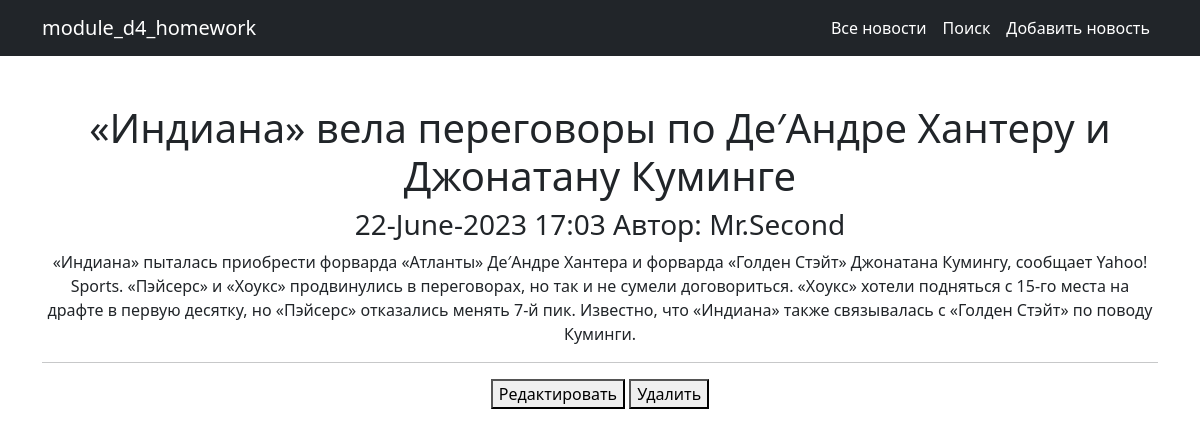
Screenshot of /news/8 with the database file from the repository.
### news/models.py (models this page shows, shortened)
class Post(models.Model):
    news = 'NW'
    article = 'AR'
    TYPES = [
        (news, 'Новость'),
        (article, 'Статья'),
    ]
    author = models.ForeignKey(Author, on_delete=models.CASCADE)
    categoryType = models.CharField(max_length=2, choices=TYPES, default=news)
    dateCreation = models.DateTimeField(auto_now_add=True)
    postCategory = models.ManyToManyField(Category, through='PostCategory')
    title = models.CharField(max_length=128)
    text = models.TextField()
    rating = models.SmallIntegerField(default=0)

class Author(models.Model):
    authorUser = models.OneToOneField(User, on_delete=models.CASCADE)
    ratingAuthor = models.SmallIntegerField(default=0)
    def __str__(self):
        return self.authorUser.username

### news/views.py (the view)
# urls.py: path('<int:pk>', NewsDetail.as_view(), name='news_detail'),
class NewsDetail(DetailView):
    model = Post
    template_name = 'det_news.html'
    context_object_name = 'det_news'

### news/templatetags/custom_filters.py (called while the page is built)
@register.filter(name='censor')
def censor(text):
    forbidden_vocabulary = ['nba', 'нба']
    for i in forbidden_vocabulary:
        text = text.replace(i, '<!запрещенная в РФ организация>')
        text = text.replace(i.upper(), '<!запрещенная в РФ организация>')
    return text

### templates/det_news.html (shortened to what this page needs)
{% extends 'flatpages/default.html' %}
{% load custom_filters %}
{% block content %}
<h1>{{ det_news.title|censor }}</h1>
<h3>{{ det_news.dateCreation|date:'d-N-Y H:i' }} Автор: {{ det_news.author }}</h3>
<p>{{ det_news.text|censor }}</p>
<hr>
<a href="{% url 'post_update' det_news.id %}"><button>Редактировать</button></a>
<a href="{% url 'post_delete' det_news.id %}"><button>Удалить</button></a>
{% endblock content %}

### rows the page displays
Post: title|censor "«Индиана» вела переговоры по Де′Андре Хантеру и Джонатану Куминге", dateCreation "22-June-2023 17:03", author "Mr.Second", text|censor "«Индиана» пыталась приобрести форварда «Атланты» Де′Андре Хантера и форварда «Голден Стэйт» Джонатана Кумингу, сообщает Yahoo! Sports. «Пэйсерс» и «Хоукс» продвинулись в переговорах, но так и не сумели договориться. «Хоукс» хотели подняться с 15-го места на драфте в первую десятку, но «Пэйсерс» отказались менять 7-й пик. Известно, что «Индиана» также связывалась с «Голден Стэйт» по поводу Куминги."
